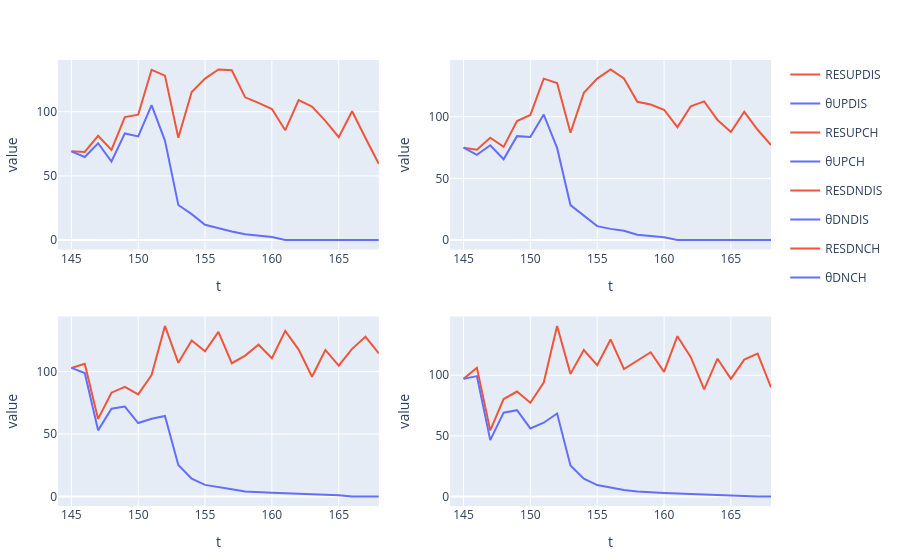

Source (notebook cell):
### Code cell
ks = [:θUPDIS,:RESUPDIS]
p1 = plot(stack(sol_1, ks), x = :t, y = :value, group=:r_id, color =:variable, facet_col = :r_id, title="Plot for $(ks[1]) and $(ks[2])")

ks = [:θUPCH,:RESUPCH]
p2 = plot(stack(sol_1, ks), x = :t, y = :value, group=:r_id, color =:variable, facet_col = :r_id, title="Plot for $(ks[1]) and $(ks[2])")

ks = [:θDNDIS,:RESDNDIS]
p3 = plot(stack(sol_1, ks), x = :t, y = :value, group=:r_id, color =:variable, facet_col = :r_id, title="Plot for $(ks[1]) and $(ks[2])")

ks = [:θDNCH,:RESDNCH]
p4 = plot(stack(sol_1, ks), x = :t, y = :value, group=:r_id, color =:variable, facet_col = :r_id, title="Plot for $(ks[1]) and $(ks[2])")

[p1 p2; p3 p4]

### Figure 1 — Plotly figure (JSON) as saved in the notebook; plotly's stock layout.template omitted (floating-point values rounded to 4 significant figures)
{"data": [{"legendgroup": "RESUPDIS", "marker": {"color": "#EF553B"}, "name": "RESUPDIS", "showlegend": true, "title": "Plot for θUPDIS and RESUPDIS", "type": "scatter", "x": [145, 146, 147, 148, 149, 150, 151, 152, 153, 154, 155, 156, 157, 158, 159, 160, 161, 162, 163, 164, 165, 166, 167, 168, 144], "xaxis": "x1", "y": [69.08, 68.62, 81.17, 70.2, 95.8, 97.65, 132.6, 128.1, 79.69, 115.3, 125.7, 132.8, 132.2, 111.2, 106.8, 102.1, 85.59, 109.1, 104.0, 92.88, 80.12, 100.3, 79.49, 59.25, null], "yaxis": "y1"}, {"legendgroup": "θUPDIS", "marker": {"color": "#636efa"}, "name": "θUPDIS", "showlegend": true, "title": "Plot for θUPDIS and RESUPDIS", "type": "scatter", "x": [145, 146, 147, 148, 149, 150, 151, 152, 153, 154, 155, 156, 157, 158, 159, 160, 161, 162, 163, 164, 165, 166, 167, 168, 144], "xaxis": "x1", "y": [69.08, 64.72, 75.44, 61.2, 83.06, 80.75, 105.0, 77.46, 27.34, 20.21, 11.96, 9.139, 6.67, 4.455, 3.394, 2.323, 1.113e-10, 1.113e-10, 1.113e-10, 1.113e-10, 1.113e-10, 1.113e-10, 1.113e-10, 1.113e-10, null], "yaxis": "y1"}, {"legendgroup": "RESUPCH", "marker": {"color": "#EF553B"}, "name": "RESUPCH", "showlegend": true, "title": "Plot for θUPCH and RESUPCH", "type": "scatter", "x": [145, 146, 147, 148, 149, 150, 151, 152, 153, 154, 155, 156, 157, 158, 159, 160, 161, 162, 163, 164, 165, 166, 167, 168, 144], "xaxis": "x2", "y": [74.92, 73.19, 83.05, 75.56, 96.57, 101.5, 130.9, 127.3, 87.01, 119.4, 130.9, 138.3, 131.0, 112.1, 109.9, 105.7, 91.56, 108.5, 112.4, 97.3, 87.6, 104.0, 89.42, 77.04, null], "yaxis": "y2"}, {"legendgroup": "θUPCH", "marker": {"color": "#636efa"}, "name": "θUPCH", "showlegend": true, "title": "Plot for θUPCH and RESUPCH", "type": "scatter", "x": [145, 146, 147, 148, 149, 150, 151, 152, 153, 154, 155, 156, 157, 158, 159, 160, 161, 162, 163, 164, 165, 166, 167, 168, 144], "xaxis": "x2", "y": [74.92, 69.11, 76.92, 65.53, 84.26, 83.53, 101.8, 74.72, 28.36, 19.66, 11.32, 9.085, 7.564, 4.368, 3.376, 2.317, 1.113e-10, 1.113e-10, 1.113e-10, 1.113e-10, 1.113e-10, 1.113e-10, 1.113e-10, 1.113e-10, null], "yaxis": "y2"}, {"legendgroup": "RESDNDIS", "marker": {"color": "#EF553B"}, "name": "RESDNDIS", "showlegend": true, "title": "Plot for θDNDIS and RESDNDIS", "type": "scatter", "x": [145, 146, 147, 148, 149, 150, 151, 152, 153, 154, 155, 156, 157, 158, 159, 160, 161, 162, 163, 164, 165, 166, 167, 168, 144], "xaxis": "x3", "y": [102.9, 106.2, 62.1, 83.08, 87.7, 81.68, 97.13, 136.5, 106.9, 124.8, 116.2, 131.8, 106.7, 112.8, 121.5, 110.6, 132.5, 117.6, 95.79, 117.3, 104.7, 118.2, 127.8, 114.5, null], "yaxis": "y3"}, {"legendgroup": "θDNDIS", "marker": {"color": "#636efa"}, "name": "θDNDIS", "showlegend": true, "title": "Plot for θDNDIS and RESDNDIS", "type": "scatter", "x": [145, 146, 147, 148, 149, 150, 151, 152, 153, 154, 155, 156, 157, 158, 159, 160, 161, 162, 163, 164, 165, 166, 167, 168, 144], "xaxis": "x3", "y": [102.9, 98.8, 52.95, 70.25, 72.0, 58.81, 62.28, 64.44, 25.21, 14.35, 9.297, 7.35, 5.728, 4.082, 3.364, 2.945, 2.556, 2.037, 1.76, 1.382, 1.094, 1.113e-10, 1.113e-10, 1.113e-10, null], "yaxis": "y3"}, {"legendgroup": "RESDNCH", "marker": {"color": "#EF553B"}, "name": "RESDNCH", "showlegend": true, "title": "Plot for θDNCH and RESDNCH", "type": "scatter", "x": [145, 146, 147, 148, 149, 150, 151, 152, 153, 154, 155, 156, 157, 158, 159, 160, 161, 162, 163, 164, 165, 166, 167, 168, 144], "xaxis": "x4", "y": [97.04, 106.2, 54.57, 80.42, 86.56, 77.3, 94.0, 140.7, 101.2, 120.8, 108.3, 129.6, 105.2, 112.4, 119.0, 102.9, 132.3, 115.0, 88.43, 113.7, 97.0, 112.9, 117.9, 89.92, null], "yaxis": "y4"}, {"legendgroup": "θDNCH", "marker": {"color": "#636efa"}, "name": "θDNCH", "showlegend": true, "title": "Plot for θDNCH and RESDNCH", "type": "scatter", "x": [145, 146, 147, 148, 149, 150, 151, 152, 153, 154, 155, 156, 157, 158, 159, 160, 161, 162, 163, 164, 165, 166, 167, 168, 144], "xaxis": "x4", "y": [97.04, 99.34, 46.49, 69.16, 71.23, 56.13, 60.89, 68.44, 25.66, 14.74, 9.421, 7.419, 5.442, 4.106, 3.366, 2.931, 2.556, 2.072, 1.697, 1.405, 1.082, 1.113e-10, 1.113e-10, 1.113e-10, null], "yaxis": "y4"}], "layout": {"margin": {"b": 50, "l": 50, "r": 50, "t": 60}, "xaxis1": {"anchor": "y1", "domain": [0, 0.45], "title": {"text": "t"}}, "xaxis2": {"anchor": "y2", "domain": [0.55, 1], "title": {"text": "t"}}, "xaxis3": {"anchor": "y3", "domain": [0, 0.45], "title": {"text": "t"}}, "xaxis4": {"anchor": "y4", "domain": [0.55, 1], "title": {"text": "t"}}, "yaxis1": {"anchor": "x1", "domain": [0.575, 1], "title": {"text": "value"}}, "yaxis2": {"anchor": "x2", "domain": [0.575, 1], "title": {"text": "value"}}, "yaxis3": {"anchor": "x3", "domain": [5.551e-17, 0.425], "title": {"text": "value"}}, "yaxis4": {"anchor": "x4", "domain": [5.551e-17, 0.425], "title": {"text": "value"}}}}
